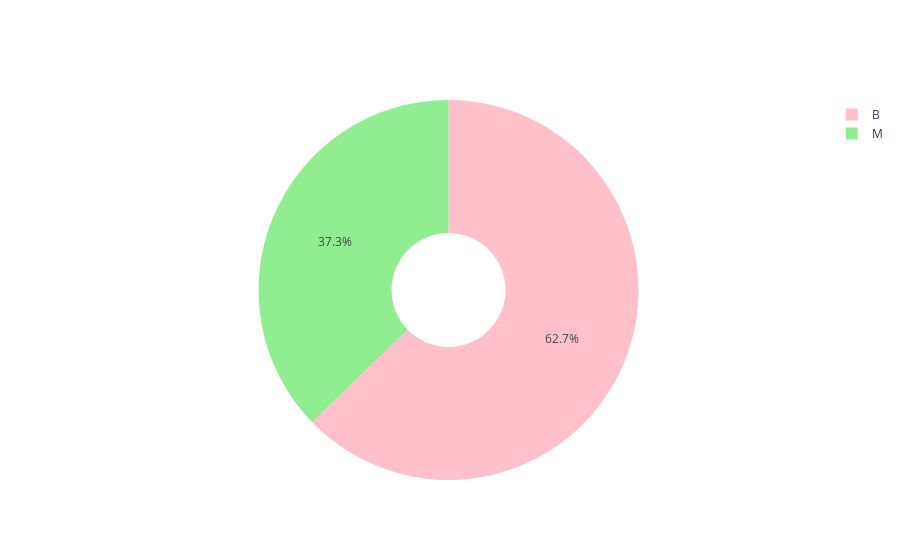

The code cell stored with this chart in its notebook:
### Code cell
trace  = go.Pie(labels = diagnosis_label,
              values = diagnosis_size,
               marker = dict(colors = colors),
               name = 'Breast Cancer',
               hole = 0.3
              )
df = [trace]
layout = go.Layout(title = 'Distribution of Patients')
fig = go.Figure(data = df, layout = layout)
py.iplot(fig)

### Figure 1 — Plotly figure (JSON) as saved in the notebook; plotly's stock layout.template omitted (floating-point values rounded to 4 significant figures)
{"data": [{"hole": 0.3, "labels": ["B", "M"], "marker": {"colors": ["pink", "lightgreen"]}, "name": "Breast Cancer", "type": "pie", "values": [357, 212]}], "layout": {}}
